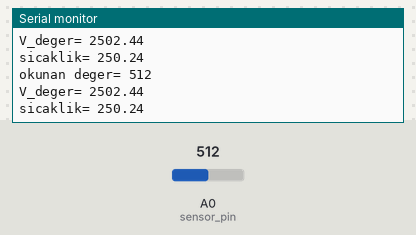
Simulated run of this sketch. Board: Arduino Uno, built with avr-gcc and run on an emulated ATmega328P. Shown: the last lines printed to the serial monitor. The test bench sets the inputs (shaded band); at power-on: A0 (sensor_pin) = 512.

Above: at 1.2 s.
1.3 s: A0 (sensor_pin) set to 716
At 1.66 s:
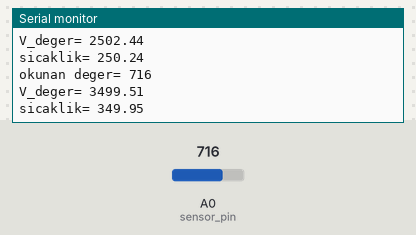
2.8 s: A0 (sensor_pin) set to 900
At 3.06 s:
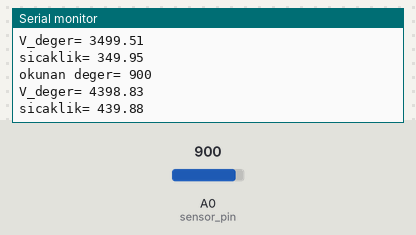
Timing chart, 0 to 5.8 s (numbered marks = the images above; inputs shaded):
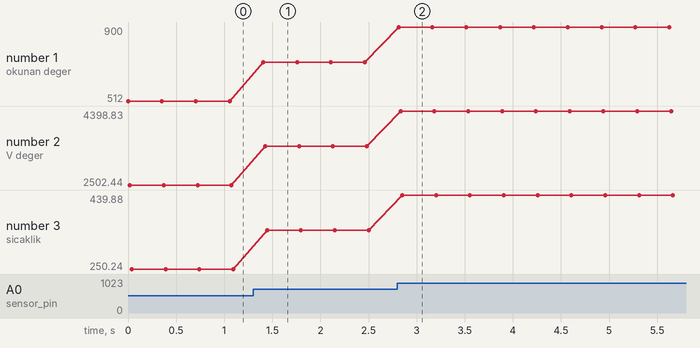

The sketch:

tempuature_project.ino
```cpp
const int sensor_pin= A0;
 int sensor_deger = 0;
 float voltaj_deger= 0;
 float sicaklik= 0;

void setup() {
 Serial.begin(9600);
}

void loop() {
  sensor_deger= analogRead(sensor_pin);
  Serial.print("okunan deger= ");
  Serial.println(sensor_deger);
  voltaj_deger= (sensor_deger/1023.0)*5000;
  Serial.print("V_deger= ");
  Serial.println(voltaj_deger);
  sicaklik=voltaj_deger/10.0;
  Serial.print("sicaklik= ");
  Serial.println(sicaklik);
  delay(350);

}
```

Measured:
- after the input at 1.3 s, the serial monitor: prints a new line after 0.11 s (image 1)
- after the input at 2.8 s, the serial monitor: prints a new line at once (image 2)
- plotted number 1: 512 → 716 after the input at 1.3 s, 716 → 900 after the input at 2.8 s
- plotted number 2: 2502.44 → 3499.51 after the input at 1.3 s, 3499.51 → 4398.83 after the input at 2.8 s
- plotted number 3: 250.24 → 349.95 after the input at 1.3 s, 349.95 → 439.88 after the input at 2.8 s
